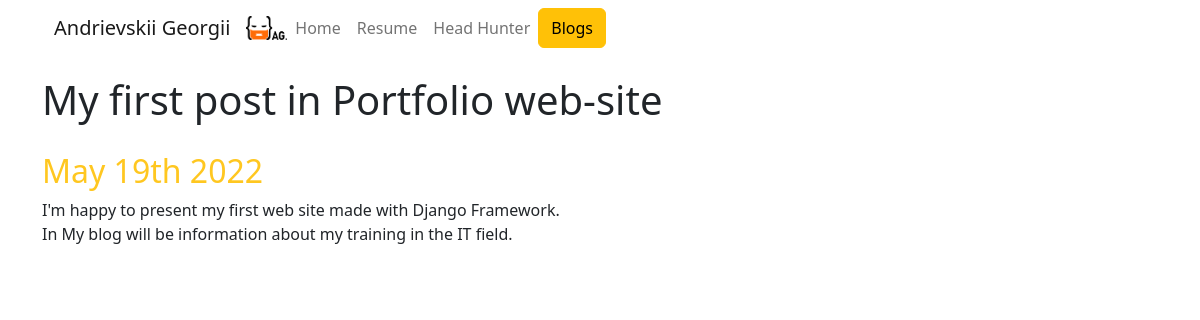
The page /blog/9/ on the database as committed earlier.
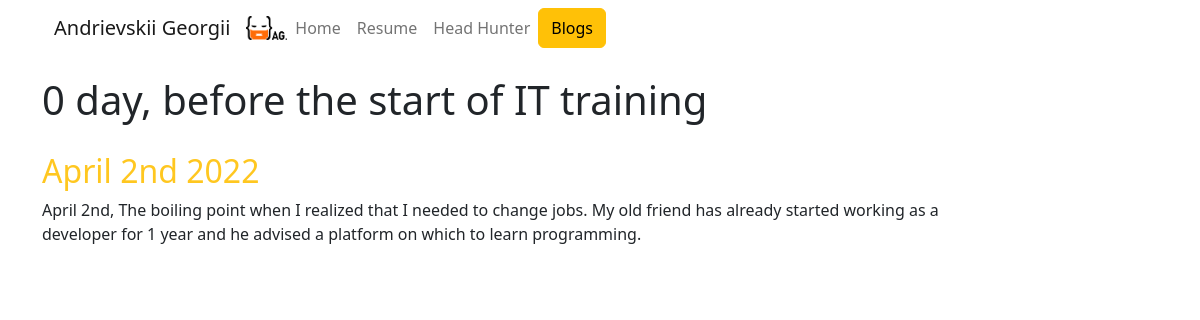
The same page on the database as committed later.
### blog/models.py (models this page shows)
class Blog(models.Model):
    post = models.CharField(max_length=200)
    date_post = models.DateField()
    discription = models.CharField(max_length=400)

### blog/views.py (the view)
# urls.py: path('<int:blog_id>/', views.detail, name='detail'),
def detail(request, blog_id) :
    blog = get_object_or_404(Blog, pk=blog_id)
    return render(request, 'blog/detail.html', {'blog': blog})

### blog/templates/blog/detail.html
{% extends 'portfolio/base.html' %}
{% block content %}
<div class="col-md-10">
    <h1 class="name_post">{{ blog.post }}</h1>
    <h2 class="date_post">{{ blog.date_post| date:'F jS Y' }}</h2>
    {{ blog.discription|safe }}
</div>
{% endblock %}

Rows that differ between the two databases and show on the page:
changed Blog: post "My first post in Portfolio web-site" → "0 day, before the start of IT training"; date_post "May 19th 2022" → "April 2nd 2022"; discription "I'm happy to present my first web site made with Django Framework. In My blog will be information about my training in the IT field." → "April 2nd, The boiling point when I realized that I needed to change jobs. My old friend has already started working as a developer for 1 year and he advised a platform on which to learn programming."
